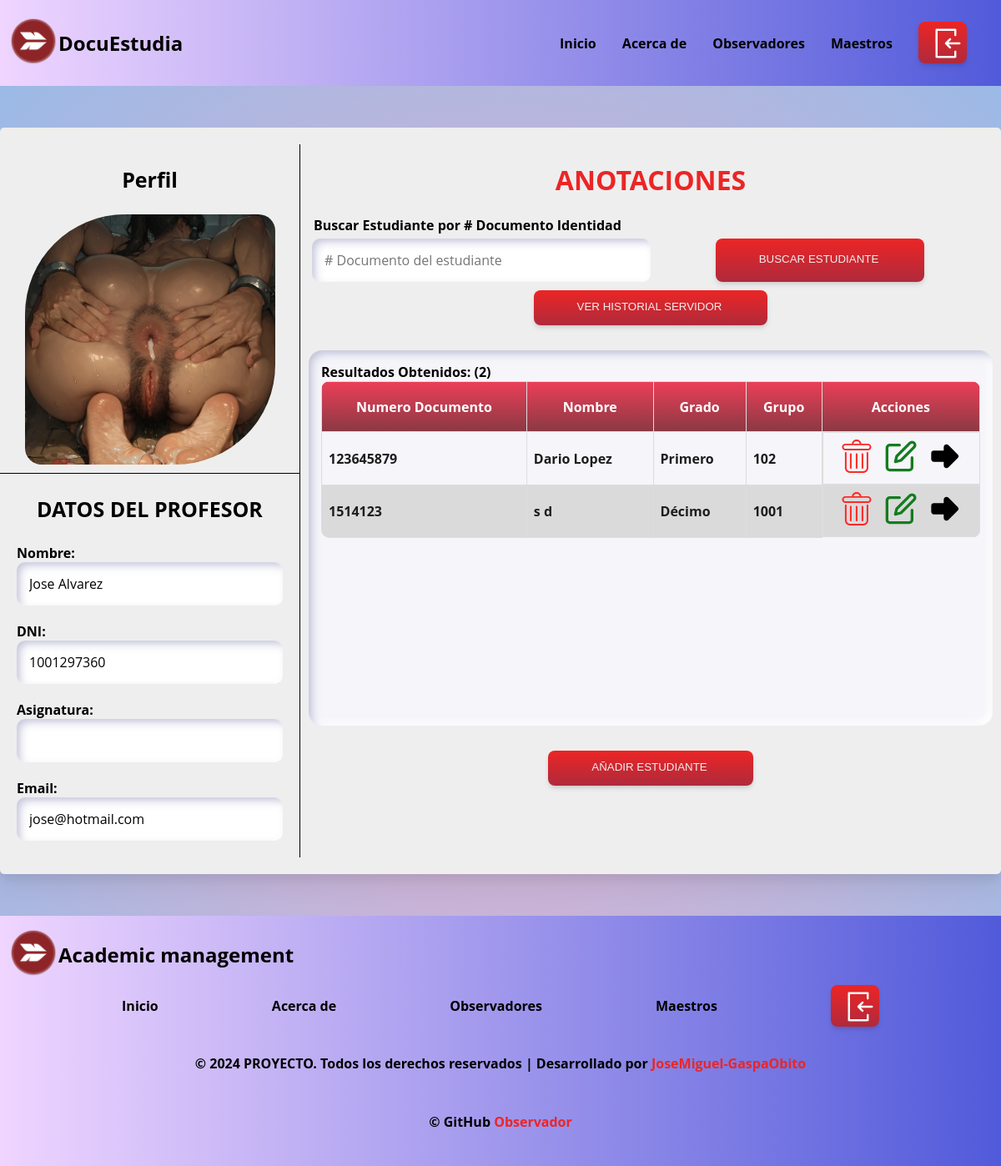
The page /controllers/teacher/AnnotationsSearch.php (signed in) on the database its author committed.
### tables this page shows
CREATE TABLE `usuarios` (
  `IdUser` int(11) NOT NULL,
  `IdRol` int(11) NOT NULL,
  `IdImg` int(11) DEFAULT NULL,
  `Nombre` varchar(100) NOT NULL,
  `Apellido` varchar(100) NOT NULL,
  `TipoDcto` varchar(20) DEFAULT NULL,
  `NumDcto` varchar(50) DEFAULT NULL,
  `Telefono` varchar(20) DEFAULT NULL,
  `FechNacimiento` date DEFAULT NULL,
  `Direccion` text DEFAULT NULL,
  `Email` varchar(100) NOT NULL,
  `Password` varchar(255) NOT NULL,
  `FechCreado` timestamp NOT NULL DEFAULT current_timestamp(),
  `FechActualizado` timestamp NULL DEFAULT NULL ON UPDATE current_timestamp()
);

CREATE TABLE `imagenes` (
  `IdImg` int(10) NOT NULL,
  `IdRol` int(11) DEFAULT NULL,
  `NomImg` varchar(255) NOT NULL,
  `BinImg` blob DEFAULT NULL
);

CREATE TABLE `observador` (
  `IdObs` int(10) NOT NULL,
  `IdUser` int(11) DEFAULT NULL,
  `IdDatAcudi` int(10) DEFAULT NULL,
  `IdHistEsc` int(10) DEFAULT NULL,
  `IdMed` int(10) DEFAULT NULL,
  `IdGrado` int(10) DEFAULT NULL,
  `IdGrupo` int(11) DEFAULT NULL
);

CREATE TABLE `mt_grados` (
  `IdGrado` int(11) NOT NULL,
  `NomGrado` varchar(20) DEFAULT NULL,
  `NumAlumnos` int(11) NOT NULL
);

### models/StudentModel.php (called while the page is built, shortened)
<?php
$RootPath = ($_SERVER['DOCUMENT_ROOT'] . "/proyectos/DocuEstudia");
include ("$RootPath/models/DatabaseConnection.php");
$NombreGua = '';$ApellidoGua = '';$OcupacionGua = '';$TelefonoGua = '';$EmailGua = '';$ParentescoGua = '';$ViveAcudienteGua = '';
$ColegioAnterior = '';$UltCursoCursado = '';$Jornada = '';$EsRepitente = '';$CuantasVeces = '';$PracticaDeporte = '';$NombreDeporte = '';
$Eps = '';$RestSanitaMed = '';$DiscapMed = '';$EnferMed = '';$Recomendaciones = '';$Antecendentes = '';$FornTipoSangre = '';
$NombreStu = '';$ApellidoStu = '';$TipoDcto = '';$TelefonoStu = '';$FechaNacimientoStu = '';$Direccion = '';$NumDcto = '';$IdGrado = '';$Email = '';$Password = '';$IdRol = 1;
$IdObs = isset($_POST['NumeroModificar']) ? intval($_POST['NumeroModificar']) : 0;
if ($_SERVER['REQUEST_METHOD'] === 'POST') {
  $action = $_POST['action'];
  if ($action === 'delete') {
    deleteStudent($conexion, $IdObs);
  } elseif ($action === 'create') {
    createStudent($RootPath,$conexion,$NombreGua,$ApellidoGua,$OcupacionGua,$TelefonoGua,$EmailGua,$ParentescoGua,$ViveAcudienteGua,
      $ColegioAnterior,$UltCursoCursado,$Jornada,$EsRepitente,$CuantasVeces,$PracticaDeporte,$NombreDeporte,
      $Eps,$RestSanitaMed,$DiscapMed,$EnferMed,$Recomendaciones,$Antecendentes,$FornTipoSangre,
      $NombreStu,$ApellidoStu,$TipoDcto,$NumDcto,$IdGrado,$IdGrupo,$TelefonoStu,$FechaNacimientoStu,$Direccion,$Email,$Password,$IdRol,
      $NombreImagenOriginal,$Imagen_temporal);
  } elseif ($action === 'update') {
    updateStudent($RootPath,$conexion,$IdDatAcudi,$NombreGua,$ApellidoGua,$OcupacionGua,$TelefonoGua,$EmailGua,$ParentescoGua,$ViveAcudienteGua,
     $IdHistEsc,$ColegioAnterior,$UltCursoCursado,$Jornada,$EsRepitente,$CuantasVeces,$PracticaDeporte,$NombreDeporte,
     $IdMed,$Eps,$RestSanitaMed,$DiscapMed,$EnferMed,$Recomendaciones,$Antecendentes,$FornTipoSangre,
     $IdObs,$IdUser,$NombreStu,$ApellidoStu,$TipoDcto,$NumDcto,$IdGrado,$IdGrupo,$TelefonoStu,$FechaNacimientoStu,$Direccion,$Email,$Password,$IdRol,
     $IdImg,$NombreImagenOriginal,$Imagen_temporal);
  } elseif ($action === 'read') {
    $StudentData = readStudent($conexion, $IdObs);
    $IdDatAcudi = $StudentData['IdDatAcudi'];$NombreGua =$StudentData['NomAcudi'];$ApellidoGua = $StudentData['ApeAcudi'];$OcupacionGua = $StudentData['OcupacionAcudi'];$TelefonoGua = $StudentData['TelAcudi'];$EmailGua = $StudentData['EmailAcudi'];$ParentescoGua = $StudentData['ParentesAcudi'];$ViveAcudienteGua = $StudentData['ViveEstAcudi'];
    $IdHistEsc = $StudentData['IdHistEsc'];$ColegioAnterior = $StudentData["AnteriorEsc"];$UltCursoCursado = $StudentData["CursoEsc"];$Jornada = $StudentData["JornadaEsc"];$EsRepitente = $StudentData["RepitenteEsc"];$CuantasVeces = $StudentData["CantRepiEsc"];$PracticaDeporte = $StudentData["PracDeportEsc"];$NombreDeporte = $StudentData["NomDeportEsc"];
    $IdMed = $StudentData['IdMed'];$Eps = $StudentData["NomEPSMed"];$RestSanitaMed = $StudentData["RestSanitaMed"];$DiscapMed = $StudentData["DiscapMed"];$EnferMed = $StudentData["EnferMed"];$Recomendaciones = $StudentData["RecomMed"];$Antecendentes = $StudentData["AnteceMed"];$IdTipoSanMed = $StudentData["IdTipoSanMed"];$NomTipoSangre = $StudentData["GrupoSanguineo"];
    $IdObs = $StudentData['IdObs'];$IdUser = $StudentData['IdUser'];$IdImg= $StudentData['IdImg'];$NombreImagen = $StudentData['NomImg'];$NombreStu = $StudentData["Nombre"];$ApellidoStu = $StudentData["Apellido"];$TipoDcto = $StudentData["TipoDcto"];$NumDcto = $StudentData["NumDcto"];$IdGrado = $StudentData["IdGrado"];$IdGrupo = $StudentData["IdGrupo"];$NomGrado = $StudentData["NomGrado"];$TelefonoStu = $StudentData["Telefono"];$FechaNacimientoStu = $StudentData["FechNacimiento"];$Direccion = $StudentData["Direccion"];$Email = $StudentData["Email"];$Password = $StudentData["Password"];
  }  else {
    echo 'error';
  }
}elseif ($_SERVER['REQUEST_METHOD'] === 'GET' || !empty($_GET['DNI'])) {
  $resultados = searchStudent($conexion);
  $sql_observador = $resultados['sql_observador'];
  $totalFilas = $resultados['totalFilas'];
}
function searchStudent($conexion)
{
  $consultaSQL = ("SELECT u.IdUser,o.IdObs,NumDcto,CONCAT(u.Nombre, ' ', u.Apellido) AS NombreCompleto,o.IdGrupo, c.NomGrado FROM observador o
  LEFT JOIN mt_grados c ON o.IdGrado = c.IdGrado
  LEFT JOIN mt_grupos g ON g.IdGrupo = o.IdGrupo
  LEFT JOIN usuarios u ON u.IdUser = o.IdUser") or die("ERROR AL TRAER LOS DATOS");
  $query = "SELECT COUNT(*) AS total FROM observador";
  $sql_observador = mysqli_query($conexion, $consultaSQL) or die("ERROR AL TRAER LOS DATOS");
  $resultado = mysqli_query($conexion, $query);
  $datos = mysqli_fetch_assoc($resultado);
  $totalFilas = $datos['total'];
  return ['sql_observador' => $sql_observador, 'totalFilas' => $totalFilas];
}

### controllers/teacher/AnnotationsSearch.php (the view, shortened to what this page needs)
<?php
$RootPath = ($_SERVER['DOCUMENT_ROOT'] . "/proyectos/DocuEstudia");
include($RootPath . "/templates/HomeHeader.php");
include($RootPath . "/models/StudentModel.php");
include($RootPath . "/models/AnnotationsModel.php"); ?>
<main class="ContainerGeneral">
  <div class="ContainerUser">
    <?php include($RootPath . "/controllers/teacher/TeacherInfo.php"); ?>
    <div class="anotaciones">
      <h1 id="TitleStart">ANOTACIONES</h1>
      <form action="<?php echo BASE_URL; ?>/controllers/teacher/AnnotationsSearch.php" method="GET">
        <fieldset>
          <legend>Buscar Estudiante por # Documento Identidad</legend>
          <div class="Formulario_Campos1">
            <div style="display:flex;">
              <input class="Input_Text" type="text" id="DNI" name="DNI" placeholder="# Documento del estudiante">
            </div>
            <div class="alinear-boton">
              <button class="boton" type="submit">BUSCAR ESTUDIANTE</button>
            </div>
          </div>
        </fieldset>
      </form>
      <div class="alinear-boton">
        <a href="<?php echo BASE_URL; ?>/views/AnnotationTrigger.php">
          <button class="boton" type="submit" name='buscarDatos'>VER HISTORIAL SERVIDOR</button>
        </a>
      </div>
      <div class="Container1">
        <label>Resultados Obtenidos: (<?php echo $totalFilas ?>)</label>
        <table class="Custom_Table">
          <thead>
            <tr>
              <th>Numero Documento</th>
              <th>Nombre</th>
              <th>Grado</th>
              <th>Grupo</th>
              <th>Acciones</th>
            </tr>
          </thead>
          <tbody>
            <?php while ($extraido = mysqli_fetch_array($sql_observador)) { ?>
              <tr>
                <td><?php echo $extraido['NumDcto'] ?></td>
                <td><?php echo $extraido['NombreCompleto'] ?></td>
                <td><?php echo $extraido['NomGrado'] ?></td>
                <td><?php echo $extraido['IdGrupo'] ?></td>
                <td class="td_Actions">
                  <form action="<?php echo BASE_URL; ?>/views/forms/ManageStudent.php" method="post">
                    <button class="custom-button" type="submit">
                      <svg class="navbar-icon" style="margin:0">
                        <use xlink:href="<?php echo BASE_URL; ?>/assets/images/svg/Trash.svg#Trash-icon">
                      </svg>
                    </button>
                  </form>
                  <form action="<?php echo BASE_URL; ?>/views/forms/ManageStudent.php" method="post">
                    <button class="custom-button" type="submit">
                      <svg class="navbar-icon" style="margin:0">
                        <use xlink:href="<?php echo BASE_URL; ?>/assets/images/svg/Edit.svg#Edit-icon">
                      </svg>
                    </button>
                  </form>
                  <form action="<?php echo BASE_URL; ?>/views/forms/ManageAnnotations.php" method="post">
                    <button class="custom-button" type="submit">
                      <svg class="navbar-icon" style="margin:0">
                        <use xlink:href="<?php echo BASE_URL; ?>/assets/images/svg/Arrow.svg#Arrow-icon">
                      </svg>
                    </button>
                  </form>
                </td>
              </tr>
            <?php } ?>
          </tbody>
        </table>
      </div>
      <div class="alinear-boton">
        <a href="<?php echo BASE_URL; ?>/views/forms/ManageStudent.php">
          <button class="boton" type="submit">AÑADIR ESTUDIANTE</button>
        </a>
      </div>
    </div>
</main>
<?php include("$RootPath/templates/HomeFooter.php"); ?>

### controllers/teacher/TeacherInfo.php
<div class="usuario__especifico">
  <?php
  $Id_Profe = $_SESSION['Id_Profe'];
  $consultar2 = mysqli_query($conexion, "SELECT CONCAT(Nombre, ' ', Apellido) AS NombreCompleto, u.*, i.NomImg,p.AsigAcadeProf,p.AsigProf
        FROM usuarios u LEFT JOIN imagenes i ON i.IdImg = u.IdImg LEFT JOIN profesor p ON p.IdUser = u.IdUser WHERE u.IdUser='$Id_Profe'") or die("ERROR AL TRAER LOS DATOS");
  while ($extraido = mysqli_fetch_array($consultar2)) {
    $_SESSION['NombreProfe'] = $extraido['NombreCompleto']; ?>
    <h3 id="DataUser">Perfil</h3>
    <div class="imagen">
      <img width="100" src="<?php echo BASE_URL; ?>/assets/images/phototeacher/<?php echo $extraido['NomImg'] ?>">
    </div>
    <h3 id="DataUser">DATOS DEL PROFESOR</h3>
    <div class="usuario__campo">
      <label>Nombre:</label>
      <input readonly class="Input_Text" type="text" value="<?php echo $extraido['NombreCompleto'] ?>">
    </div>
    <div class="usuario__campo">
      <label>DNI:</label>
      <input readonly class="Input_Text" type="text" value="<?php echo $extraido['NumDcto'] ?>">
    </div>
    <div class="usuario__campo">
      <label>Asignatura:</label>
      <input readonly class="Input_Text" type="text" value="<?php echo $extraido['AsigProf'] ?>">
    </div>
    <div class="usuario__campo">
      <label>Email:</label>
      <input readonly class="Input_Text" type="text" value="<?php echo $extraido['Email'] ?>">
    </div>
  </div>
<?php } ?>

### rows shown on the page
usuarios: IdImg.NomImg (picture), NombreCompleto "Jose Alvarez", NumDcto "1001297360", Email "jose@hotmail.com"
observador: IdUser.NumDcto "123645879", NombreCompleto "Dario Lopez", IdGrado.NomGrado "Primero", IdGrupo "102"
observador: IdUser.NumDcto "1514123", NombreCompleto "s d", IdGrado.NomGrado "Décimo", IdGrupo "1001"

### other values the page prints
$totalFilas "2"
